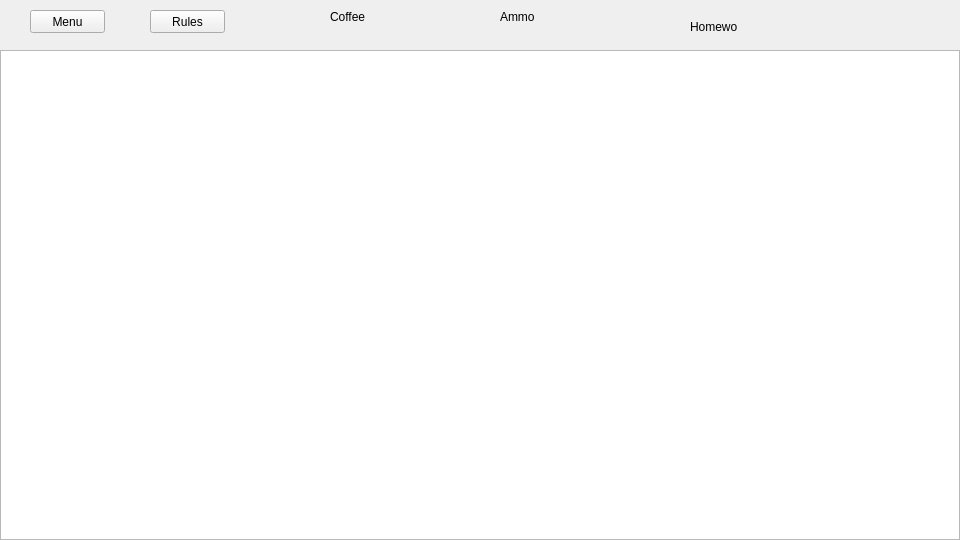
<?xml version="1.0" encoding="UTF-8"?>
<ui version="4.0">
 <class>MainWindow</class>
 <widget class="QMainWindow" name="MainWindow">
  <property name="geometry">
   <rect>
    <x>0</x>
    <y>0</y>
    <width>960</width>
    <height>540</height>
   </rect>
  </property>
  <property name="windowTitle">
   <string>MainWindow</string>
  </property>
  <widget class="QWidget" name="centralwidget">
   <widget class="QGraphicsView" name="view">
    <property name="geometry">
     <rect>
      <x>0</x>
      <y>50</y>
      <width>960</width>
      <height>490</height>
     </rect>
    </property>
    <property name="sizePolicy">
     <sizepolicy hsizetype="Expanding" vsizetype="Expanding">
      <horstretch>8</horstretch>
      <verstretch>0</verstretch>
     </sizepolicy>
    </property>
    <property name="verticalScrollBarPolicy">
     <enum>Qt::ScrollBarAsNeeded</enum>
    </property>
   </widget>
   <widget class="QPushButton" name="menuButton">
    <property name="geometry">
     <rect>
      <x>30</x>
      <y>10</y>
      <width>75</width>
      <height>23</height>
     </rect>
    </property>
    <property name="text">
     <string>Menu</string>
    </property>
   </widget>
   <widget class="QPushButton" name="rulesButton">
    <property name="geometry">
     <rect>
      <x>150</x>
      <y>10</y>
      <width>75</width>
      <height>23</height>
     </rect>
    </property>
    <property name="text">
     <string>Rules</string>
    </property>
   </widget>
   <widget class="QLabel" name="coffeeLabel">
    <property name="geometry">
     <rect>
      <x>330</x>
      <y>10</y>
      <width>47</width>
      <height>13</height>
     </rect>
    </property>
    <property name="text">
     <string>Coffee</string>
    </property>
   </widget>
   <widget class="QLabel" name="ammoLabel">
    <property name="geometry">
     <rect>
      <x>500</x>
      <y>10</y>
      <width>47</width>
      <height>13</height>
     </rect>
    </property>
    <property name="text">
     <string>Ammo</string>
    </property>
   </widget>
   <widget class="QLabel" name="homeworkLabel">
    <property name="geometry">
     <rect>
      <x>690</x>
      <y>20</y>
      <width>47</width>
      <height>13</height>
     </rect>
    </property>
    <property name="text">
     <string>Homework</string>
    </property>
   </widget>
  </widget>
 </widget>
 <resources/>
 <connections/>
</ui>
